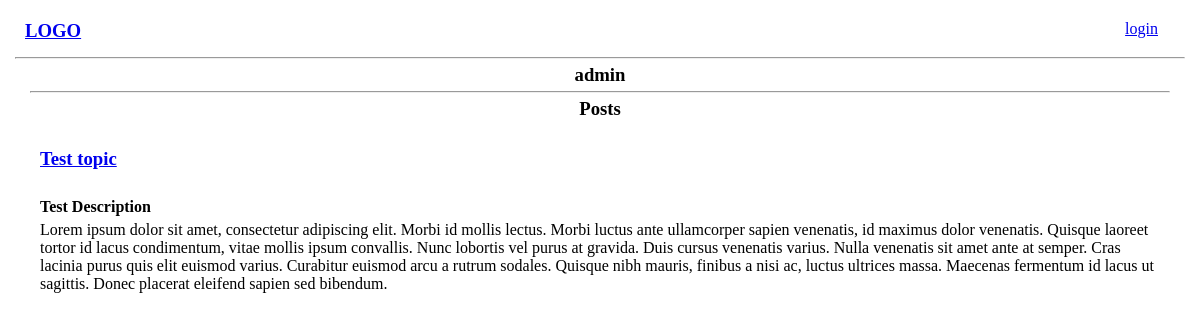
The page /user-profile/1 on the database as committed earlier.
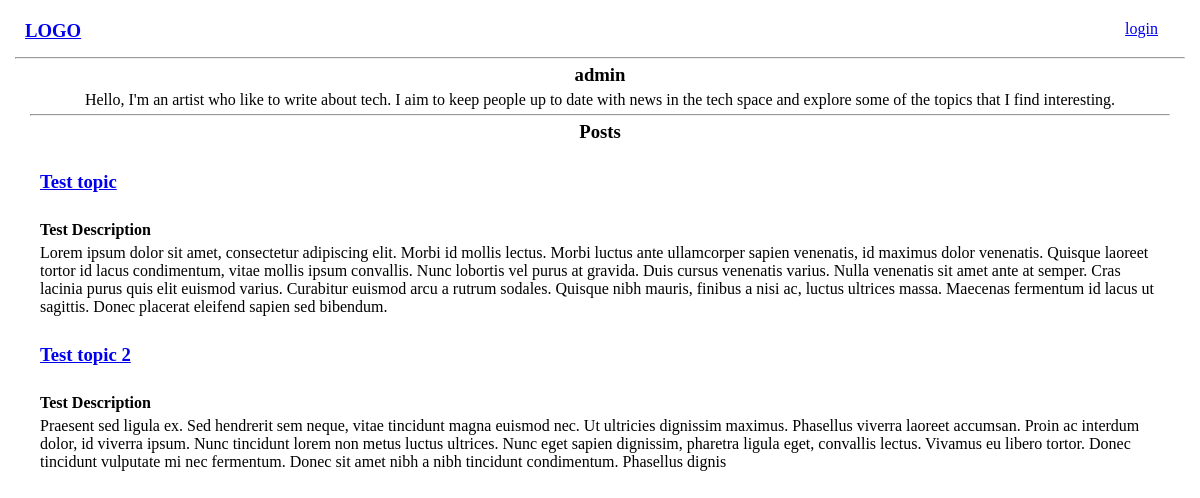
The same page on the database as committed later.
### base/models.py (models this page shows, shortened)
class Post(models.Model):
    author = models.ForeignKey(User, on_delete=models.CASCADE)
    topic = models.CharField(max_length=200)
    description = models.CharField(max_length=400)
    body = RichTextField(blank=True, null=True)
    post_date = models.DateTimeField(auto_now_add=True)

class User(AbstractUser):
  name = models.CharField(max_length=200, null=True)
  email = models.EmailField(unique=True, null=True)
  bio = models.TextField(blank=True ,null=True)
  USERNAME_FIELD = 'email'
  REQUIRED_FIELDS = []

### base/views.py (the view)
# urls.py: path('user-profile/<str:pk>', views.userProfile, name='user-profile')
def userProfile(request, pk):
  user = User.objects.get(id=pk)
  posts = Post.objects.filter(author=user)
  context = {'user':user, 'posts':posts}
  return render(request, 'base/user_profile.html', context)

### base/templates/base/user_profile.html
{% extends 'main.html' %}
{% block content %}
<main>
  <div class="user-profile">
    <div class="user-profile-head">
      <div>
        <h3>{{user.name}}</h3>
      </div>
      <div>
        <p>{{user.bio}}</p>
      </div>
      <hr />
      <div>
        <h3>Posts</h3>
      </div>
    </div>
    <div class="user-profile-posts-container">
      <div>
        {% for post in posts %}
        <div class="user-profile post">
          <a href="{% url 'post-details' pk=post.id %}">
            <h3>{{post.topic}}</h3>
          </a>
          <h4>{{post.description}}</h4>
          <p>{{post.body|safe}}</p>
        </div>
        {% endfor %}
      </div>
    </div>
  </div>
</main>
{% endblock content %}

Rows that differ between the two databases and show on the page:
changed User "admin": bio (not shown) → "Hello, I'm an artist who like to write about tech. I aim to keep people up to date with news in the tech space and explore some of the topics that I find interesting."
added Post: topic "Test topic 2", description "Test Description", body "Praesent sed ligula ex. Sed hendrerit sem neque, vitae tincidunt magna euismod nec. Ut ultricies dignissim maximus. Phasellus viverra laoreet accumsan. Proin ac interdum dolor, id viverra ipsum. Nunc tincidunt lorem non metus luctus ultrices. Nunc eget sapien dignissim, pharetra ligula eget, convallis lectus. Vivamus eu libero tortor. Donec tincidunt vulputate mi nec fermentum. Donec sit amet nibh a nibh tincidunt condimentum. Phasellus dignis"
